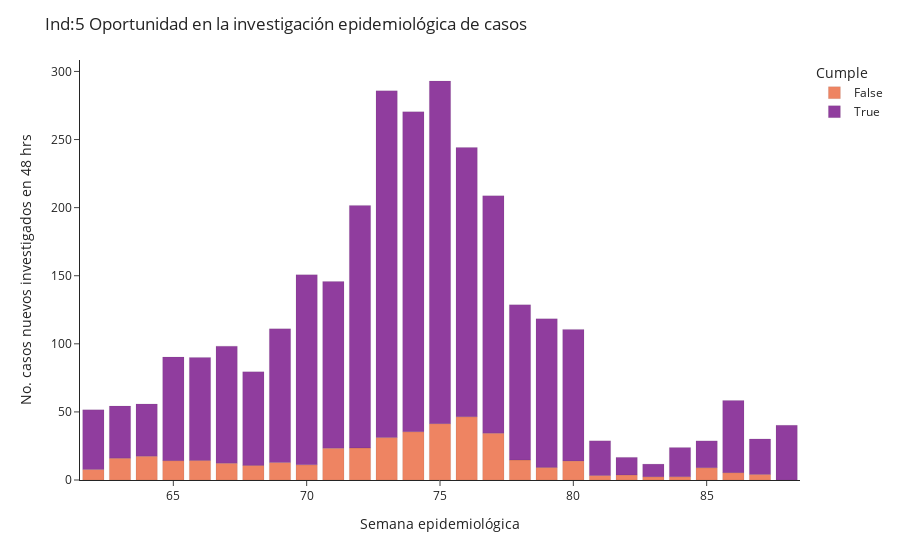

Notebook source saved alongside this figure:
### Code cell
# Crea gráfico de etapa_clinica regional por semana epidemiologica

px.bar(df_seguimiento_ind5.groupby(['fecha_cumple_requisitos', 'ind5']).count()[['n_folio']].reset_index().merge(data_aysen_clean_21[['fecha_notificacion','semana_epidemiologica_21']], 
                   left_on='fecha_cumple_requisitos',
                   right_on='fecha_notificacion',
                   how='left').groupby(['semana_epidemiologica_21','ind5']).mean().reset_index(),
        x= 'semana_epidemiologica_21',
        y= 'n_folio',
        color= 'ind5',
        color_discrete_map={
            True: '#750D86',
            False: '#EB663B',#rgb(222,203,228)#C075A6
            
          },
        labels={'ind5':'Cumple'}, 
       ).update_layout(title= 'Ind:5 Oportunidad en la investigación epidemiológica de casos',
                    yaxis_title='No. casos nuevos investigados en 48 hrs',
                    xaxis_title='Semana epidemiológica',
                    template='simple_white',    ).update_traces(marker_line_color='rgb(0,0,0)',
                                      marker_line_width=0.1, 
                                      opacity=0.8
                                     )                     
                    #xaxis=dict(tickmode = 'array',
                     #             tickvals = list(range(12,88,3)),
                      #            ticktext = list(list(range(12,54,3))+list(range(1,88,3))),
                      #           ),
               #     ).add_vline(x=53.5, line_width=3, line_dash='dash', line_color='gray'
                #               ).add_vrect(x0='50', x1='50', 
                 #                          annotation_text='2020', 
                  #                         annotation_position='top right',
                   #                        annotation=dict(font_size=18, 
                    #                                       font_family="'Open Sans', verdana, arial, sans-serif"),
                     #                                      opacity=0, 
                      #                                     line_width=0
                       #                   ).add_vrect(x0='84', x1='86', 
                        #                   annotation_text='2021', 
                         #                  annotation_position='top right',
                          #                 annotation=dict(font_size=18, 
                           #                                font_family="'Open Sans', verdana, arial, sans-serif"),
                            #                               opacity=0, 
                             #                              line_width=0)

### Figure 1 — Plotly figure (JSON) as saved in the notebook; plotly's stock layout.template omitted (floating-point values rounded to 4 significant figures)
{"data": [{"alignmentgroup": "True", "hovertemplate": "Cumple=False<br>semana_epidemiologica_21=%{x}<br>n_folio=%{y}<extra></extra>", "legendgroup": "False", "marker": {"color": "#EB663B", "line": {"color": "rgb(0,0,0)", "width": 0.1}}, "name": "False", "offsetgroup": "False", "opacity": 0.8, "orientation": "v", "showlegend": true, "textposition": "auto", "type": "bar", "x": [62, 63, 64, 65, 66, 67, 68, 69, 70, 71, 72, 73, 74, 75, 76, 77, 78, 79, 80, 81, 82, 83, 84, 85, 86, 87], "xaxis": "x", "y": [7.652, 15.99, 17.42, 14.21, 14.36, 12.27, 10.73, 12.78, 11.15, 23.27, 23.54, 31.12, 35.41, 41.39, 46.44, 34.38, 14.69, 9.259, 13.89, 3.284, 3.647, 2.337, 2.4, 9, 5.395, 4.08], "yaxis": "y"}, {"alignmentgroup": "True", "hovertemplate": "Cumple=True<br>semana_epidemiologica_21=%{x}<br>n_folio=%{y}<extra></extra>", "legendgroup": "True", "marker": {"color": "#750D86", "line": {"color": "rgb(0,0,0)", "width": 0.1}}, "name": "True", "offsetgroup": "True", "opacity": 0.8, "orientation": "v", "showlegend": true, "textposition": "auto", "type": "bar", "x": [62, 63, 64, 65, 66, 67, 68, 69, 70, 71, 72, 73, 74, 75, 76, 77, 78, 79, 80, 81, 82, 83, 84, 85, 86, 87, 88], "xaxis": "x", "y": [43.86, 38.31, 38.44, 76.07, 75.67, 86.03, 68.79, 98.23, 139.7, 122.5, 178.1, 254.7, 235.1, 251.6, 197.7, 174.4, 114.0, 109.2, 96.7, 25.49, 12.96, 9.339, 21.43, 19.72, 52.96, 26.06, 40.15], "yaxis": "y"}], "layout": {"barmode": "relative", "legend": {"title": {"text": "Cumple"}, "tracegroupgap": 0}, "margin": {"t": 60}, "title": {"text": "Ind:5 Oportunidad en la investigación epidemiológica de casos"}, "xaxis": {"anchor": "y", "domain": [0, 1], "title": {"text": "Semana epidemiológica"}}, "yaxis": {"anchor": "x", "domain": [0, 1], "title": {"text": "No. casos nuevos investigados en 48 hrs"}}}}
